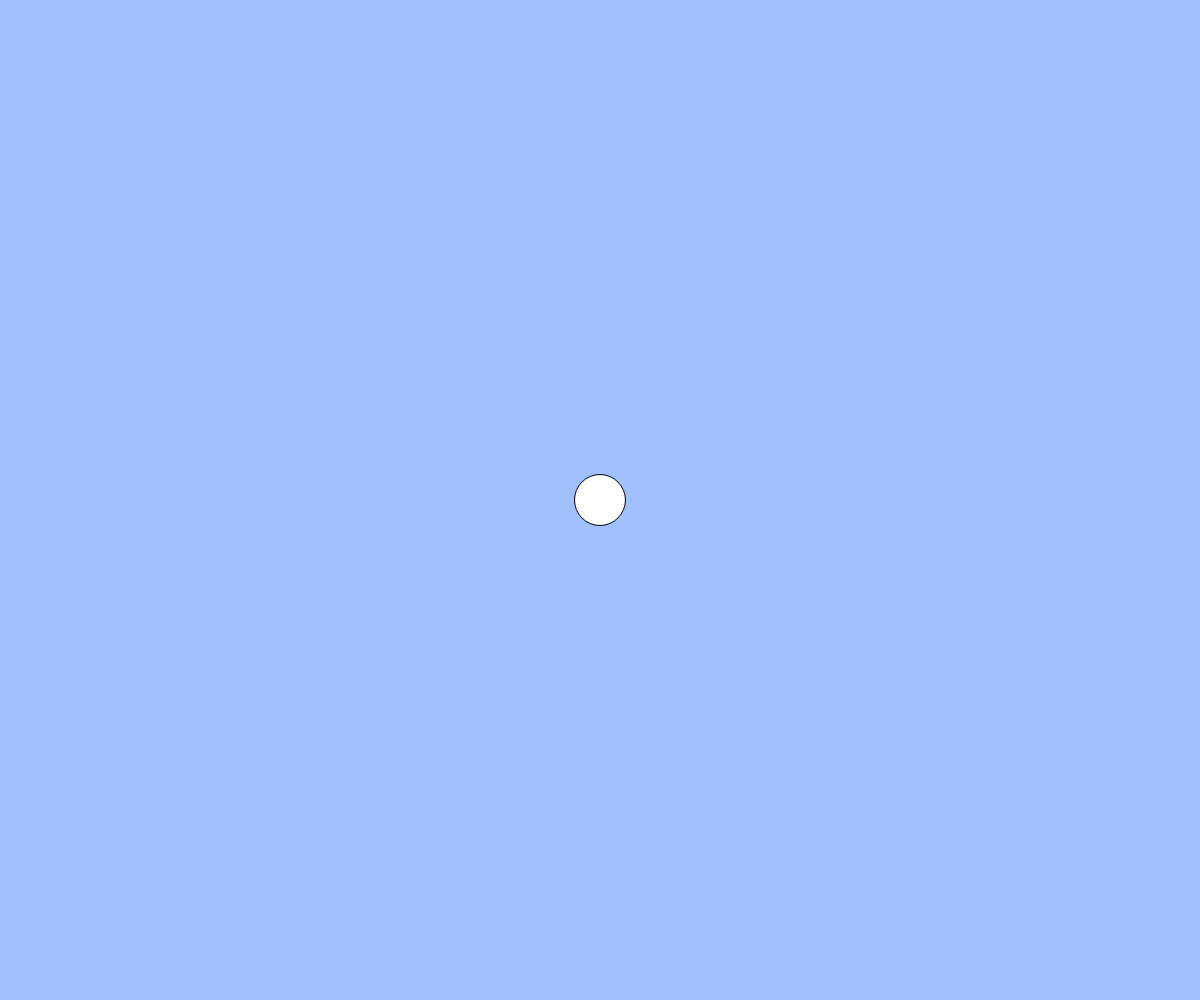
Frame 1 (no input)
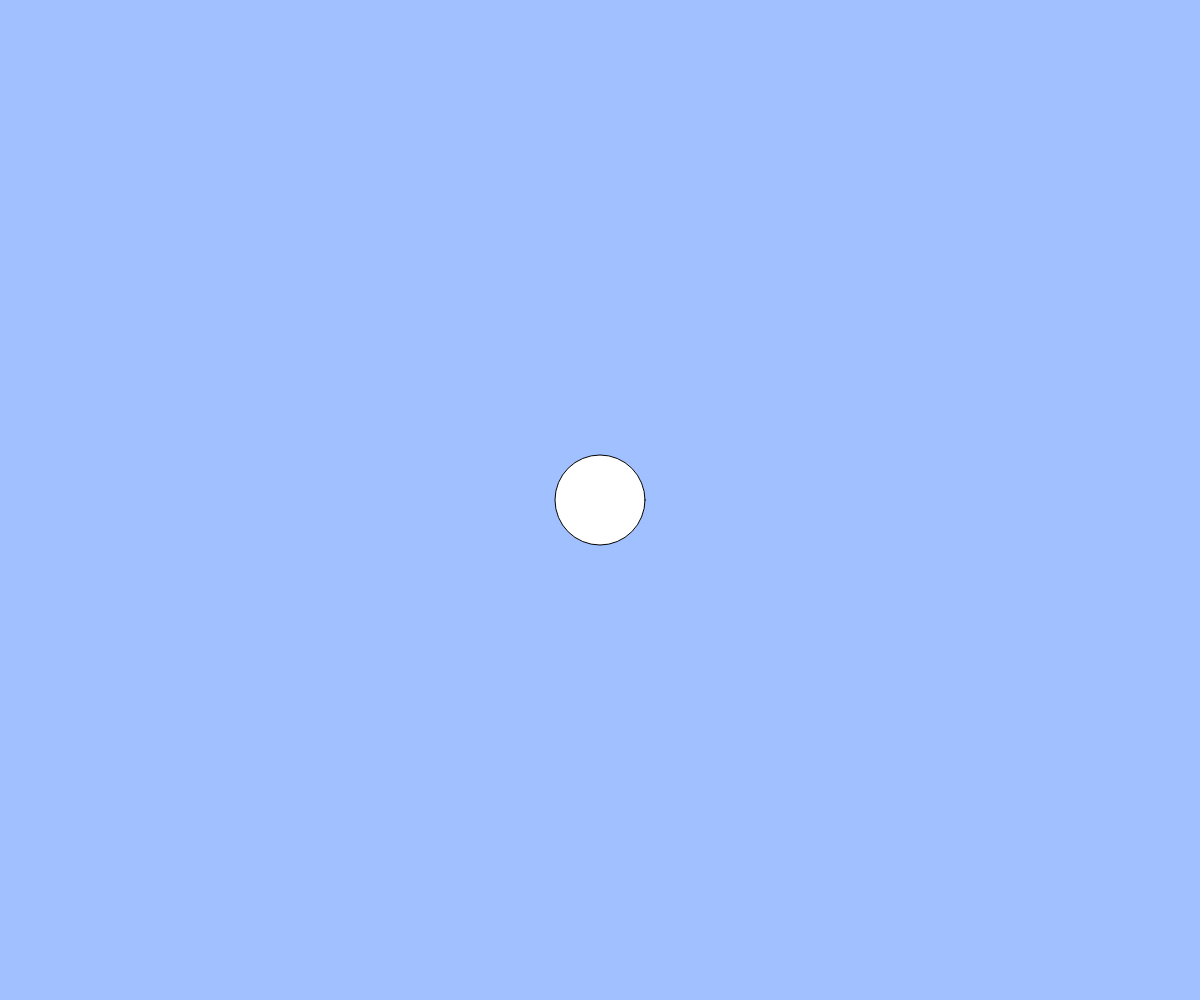
Frame 60 (no input)
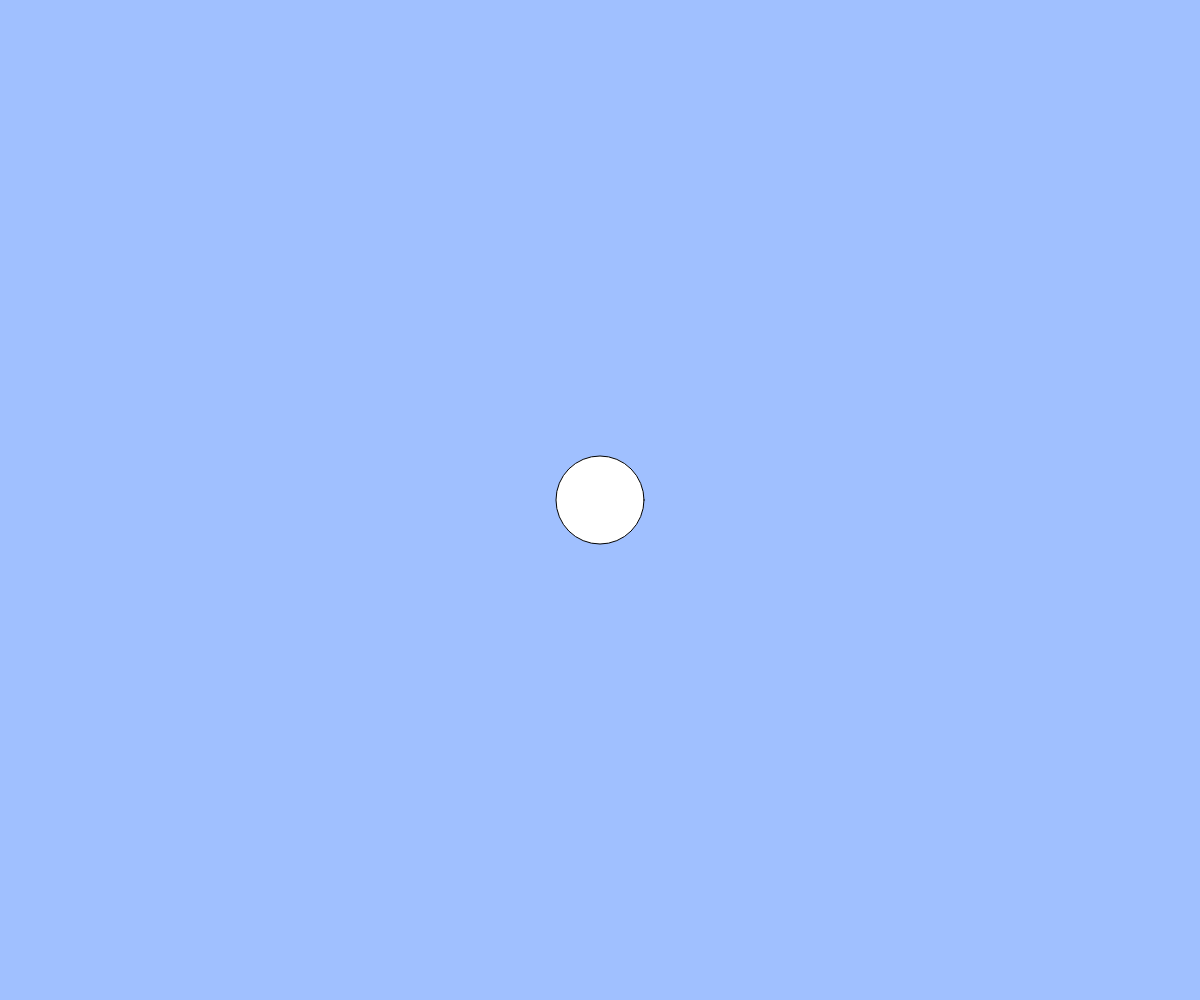
Frame 120 (the mouse pressed at the canvas centre since frame 60)

The p5.js sketch that drew these frames (run headless with seeded random() and noise() and a simulated clock; from frame 60 on, the mouse is pressed at the canvas centre):

// p5.js sketch
// ── sketch.js
// 練習問題「心臓の鼓動のように大きくなったり小さくなったりする円」
let count;
let cycle;
let size;
let s;

function setup() {
  createCanvas(windowWidth, windowHeight);
  count = 0;
  cycle = 100;
  s = 1;
}

function windowResized() {
  resezeCanvas(windowWidth, windowHeight);
}

function draw() {
  background(160, 192, 255);
  count = (count + s) % cycle;
  if (mouseIsPressed) { s = 3; }
  else { s = 1; }

  if (count < cycle / 2) { size = count + 50; }
  else { size = cycle - count + 50; }


  // BLANK[1]
  ellipse(width / 2, height / 2, size);
}
